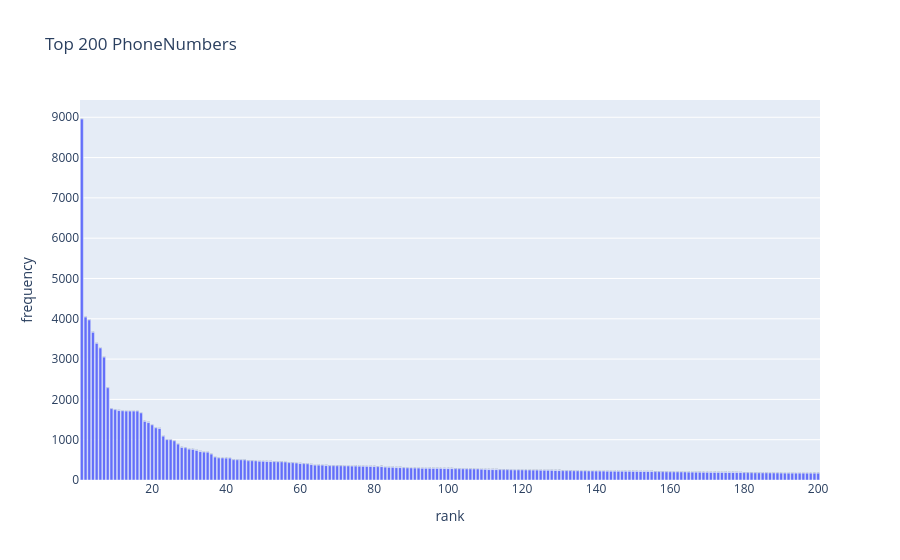

The notebook cell saved with this chart:
### Code cell
# histogram of frequency vs top 200 phone numbers
generate_histogram(top_200_phone_numbers, "Top 200 PhoneNumbers")

### Figure 1 — Plotly figure (JSON) as saved in the notebook; plotly's stock layout.template omitted (floating-point values rounded to 4 significant figures; data arrays with more than 128 entries replaced by an {"elided": "..."} marker saying what was removed)
{"data": [{"hoverinfo": "text+y", "text": {"elided": "200 str values"}, "type": "bar", "x": {"elided": "200 int values"}, "y": {"elided": "200 int values"}}], "layout": {"title": {"text": "Top 200 PhoneNumbers"}, "xaxis": {"dtick": 20, "tick0": 0, "tickmode": "linear", "title": {"text": "rank"}}, "yaxis": {"title": {"text": "frequency"}}}}
